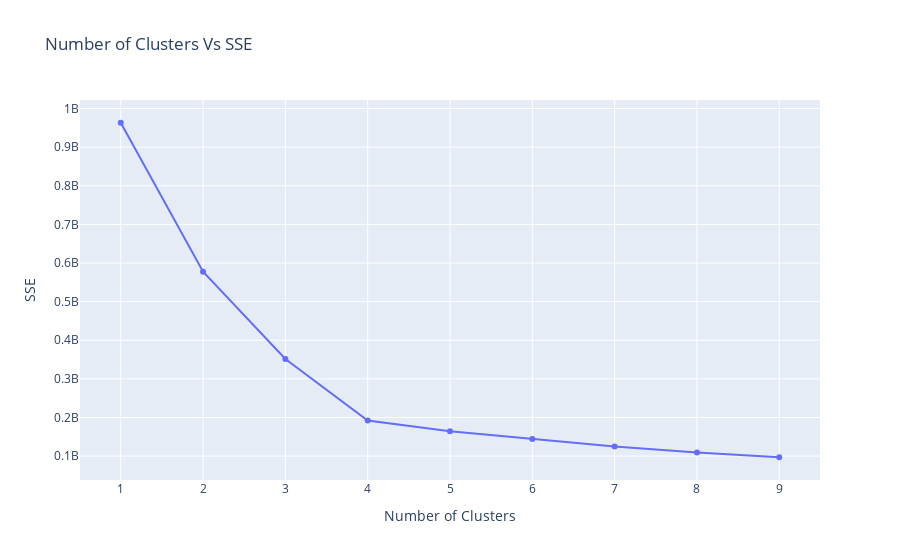

Source (notebook cell):
### Code cell
trace0=go.Scatter(type="scatter",
                   x=list(sse_x.keys()),
                  y=list(sse_x.values()))

data=[trace0]

layout = go.Layout(title = 'Number of Clusters Vs SSE ',xaxis=dict(title= 'Number of Clusters'),
                   yaxis=dict(title= 'SSE'))

    
fig = go.Figure(data=data, layout=layout)    
iplot(fig)

### Figure 1 — Plotly figure (JSON) as saved in the notebook; plotly's stock layout.template omitted (floating-point values rounded to 4 significant figures)
{"data": [{"type": "scatter", "x": [1, 2, 3, 4, 5, 6, 7, 8, 9], "y": [963200000.0, 577700000.0, 351400000.0, 192100000.0, 164200000.0, 144500000.0, 124900000.0, 109600000.0, 96940000.0]}], "layout": {"title": {"text": "Number of Clusters Vs SSE "}, "xaxis": {"title": {"text": "Number of Clusters"}}, "yaxis": {"title": {"text": "SSE"}}}}
